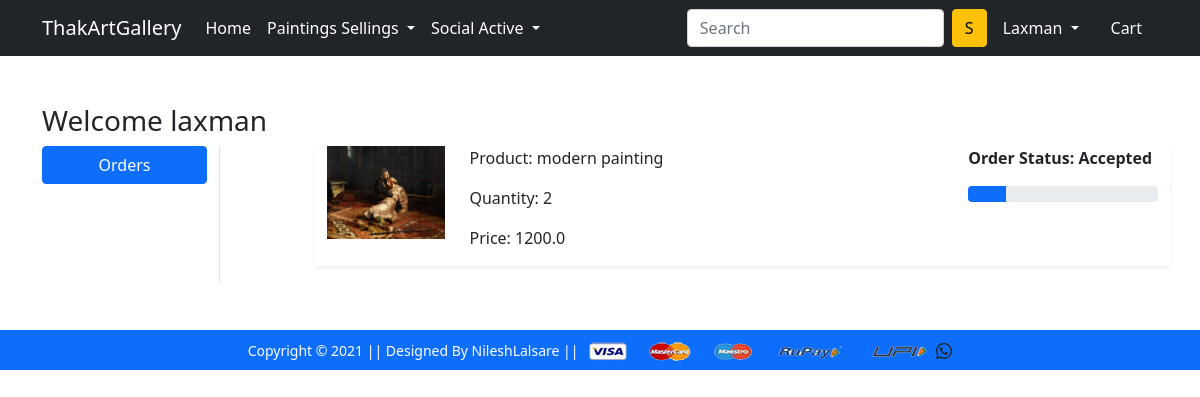
Page /orders/ (signed in) on the committed database.
### app/models.py (models this page shows, shortened)
class OrderPlaced(models.Model):
    user = models.ForeignKey(User, on_delete=models.CASCADE)
    customer = models.ForeignKey(Customer, on_delete=models.CASCADE)
    product = models.ForeignKey(Product, on_delete=models.CASCADE)
    quantity = models.PositiveIntegerField(default=1)
    orderd_date = models.DateTimeField(auto_now_add=True)
    status = models.CharField(max_length=50,choices=STATUS_CHOICES,default='pending')
    @property
    def total_cost(self):
      return self.quantity * self.product.discounted_price

class Product(models.Model):
    title = models.CharField(max_length=100)
    selling_price = models.FloatField()
    discounted_price = models.FloatField()
    description = models.TextField()
    brand = models.CharField(max_length=100)
    category = models.CharField(choices=CATEGORY_CHOICES, max_length=2)
    product_image = models.ImageField(upload_to='productimg')

### app/views.py (the view)
# urls.py: path('orders/', views.orders, name='orders'),
@login_required
def orders(request):
  op = OrderPlaced.objects.filter(user=request.user)
  return render(request, 'app/orders.html', {'order_placed':op})

### app/templates/app/orders.html (shortened to what this page needs)
{% extends 'app/base.html' %}
{% load static %}
{% block main-content %}
<div class="container my-5">
 <div class="row">
 <h3>Welcome <span class="text_capitalize">{{request.user}}</span></h3>
  <div class="col-sm-2 border-end">
   <ul class="list-unstyled">
    <li class="d-grid"><a href="{% url 'orders' %}" class="btn btn-primary">Orders</a></li>
   </ul>
  </div>
  <div class="col-sm-9 offset-sm-1">
      {% for op in order_placed %}
   <div class="row shadow-sm mb-3">
    <div class="col-sm-2">
        <img src="{{op.product.product_image.url}}" alt="" srcset="" class="img-fluid" height="150" width="150">
    </div>
    <div class="col-sm-7">
        <P>Product: {{op.product.title}}</P>
        <p>Quantity: {{op.quantity}}</p>
        <p>Price: {{op.total_cost}}</p>
    </div>
    <div class="col-sm-3 fw-bold">
        <p>Order Status: {{op.status}}</p>
        {% if op.status == 'Accepted' %}
        <div class="progress">
            <div class="progress-bar" role="progressbar"  style="width: 20%" aria-valuenow="20" aria-valuemin="0" aria-valuemax="100"></div>
        </div>
        {% endif%}
    </div>
   </div>
   {% endfor %}
  </div>
 </div>
</div>
{% endblock main-content %}

### app/templates/app/base.html (shortened to what this page needs)
<!doctype html>
{% load static %}
<html lang="en">
  <head>
    <link href="https://cdn.jsdelivr.net/npm/bootstrap@5.0.0-beta1/dist/css/bootstrap.min.css" rel="stylesheet">
    <link rel="stylesheet" href="{% static 'app/css/owl.carousel.min.css' %}">
    <link rel="stylesheet" href="{% static 'app/css/all.min.css' %}">
    <link rel="stylesheet" href="{% static 'app/css/style.css' %}">
  </head>
  <body>
    <nav class="navbar navbar-expand-lg navbar-dark bg-dark">
     <div class="container">
       <a class="navbar-brand" href="/">ThakArtGallery</a>
       <div class="collapse navbar-collapse" id="navbarSupportedContent">
         <ul class="navbar-nav me-auto mb-2 mb-lg-0">
           <li class="nav-item">
             <a class="nav-link active" aria-current="page" href="/">Home</a>
           </li>
           <li class="nav-item dropdown">
             <a class="nav-link dropdown-toggle text-white" href="#" id="electronicsDropdown" role="button" data-bs-toggle="dropdown" aria-expanded="false">
               Paintings Sellings
             </a>
           </li>
           <li class="nav-item dropdown">
             <a class="nav-link dropdown-toggle text-white" href="#" id="fashionDropdown" role="button" data-bs-toggle="dropdown" aria-expanded="false">
               Social Active
             </a>
           </li>
         </ul>
         <form class="d-flex">
           <input class="form-control me-2" type="search" placeholder="Search" aria-label="Search">
           <button class="btn btn-warning" type="submit">S</button>
         </form>
         <div>
          <ul class="navbar-nav me-auto mb-2 mb-lg-0">
          {% if request.user.is_authenticated %}
           <li class="nav-item dropdown mx-2">
              <a class="nav-link dropdown-toggle text-white" href="#" id="profileDropdown" role="button" data-bs-toggle="dropdown" aria-expanded="false">
                {{request.user.username|capfirst}}
              </a>
            </li>
            <li class="nav-item mx-2">
             <a href="{% url 'showcart' %}" class="nav-link text-white"> Cart </a>
            </li>
          {% endif %}
          </ul>
         </div>
       </div>
     </div>
    </nav>
    {% block main-content %} {% endblock main-content %}
    <footer class="container-fluid bg-primary text-center p-2 mt-5">
        <small class="text-white">Copyright &copy; 2021 || Designed By NileshLalsare || </small>
        <img src="{% static 'app/images/payment.png' %}" alt="" srcset="" class="img-fluid" height="2px">
    </footer>
  </body>
</html>

### rows in the picture
OrderPlaced: product.product_image (picture), product "modern painting", quantity "2", total_cost "1200.0", status "Accepted"

### other values in the picture
{{ request.user.username|capfirst }} "Laxman"
{{ request.user }} "laxman"
